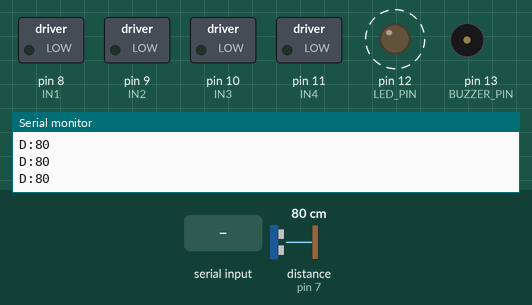
Recording of a program running on a simulated Arduino Uno, built with avr-gcc and run on an emulated ATmega328P. On the bench: switched loads named in the program (green lamp = pin HIGH), output pins drawn as LEDs (lit = HIGH), buzzer (waves = sounding, pin HIGH), the last lines printed to the serial monitor. Wiring (inferred from the names in the program): ultrasonic range finder: trigger pin 6; echo pin 7. Dashed ring = blinking. The inputs (shaded band) are chosen by the test bench; at power-on: distance to the obstacle (sensor on pin 7) 80 cm. The echo pulse lasts 58.3 µs per cm; pins used as bus, display or sensor lines are not drawn.

Above: at 1.2 s.
1.3 s: "R:90\n" received over Serial
At 1.77 s:
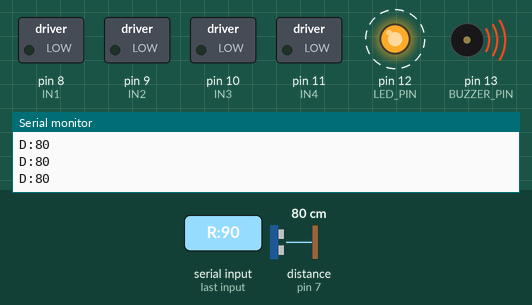
4.3 s: "L:90\n" received over Serial
At 4.76 s:
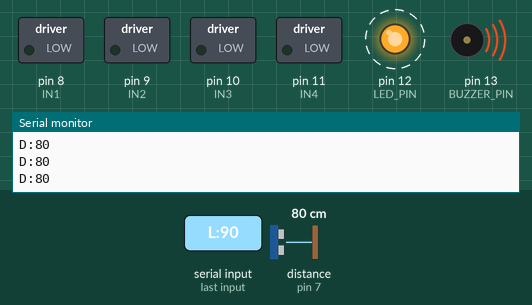
7.3 s: distance to the obstacle (sensor on pin 7) set to 2 cm
At 7.87 s:
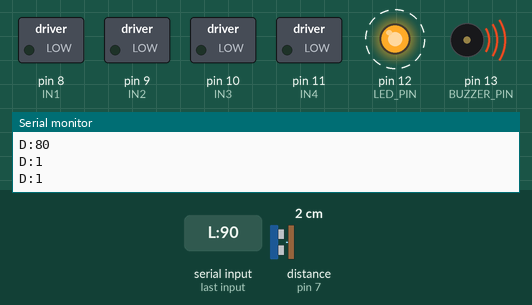
10.3 s: "R:90\n" received over Serial
At 10.71 s:
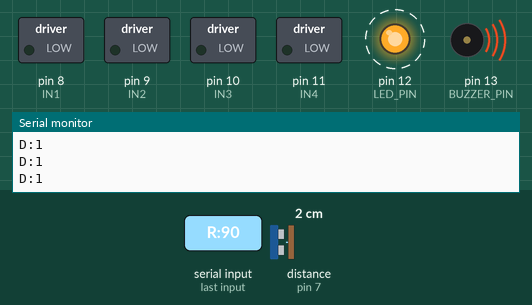
13.3 s: distance to the obstacle (sensor on pin 7) set to 60 cm
16.3 s: "L:90\n" received over Serial
At 17.3 s:
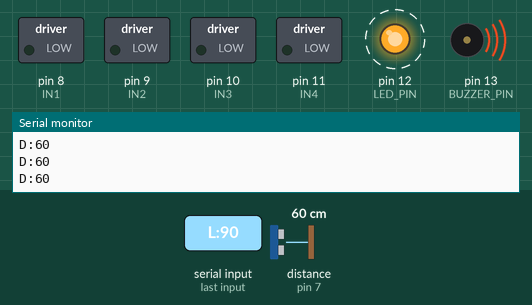
Timing chart, 0 to 20.3 s (numbered marks = the images above; inputs shaded):
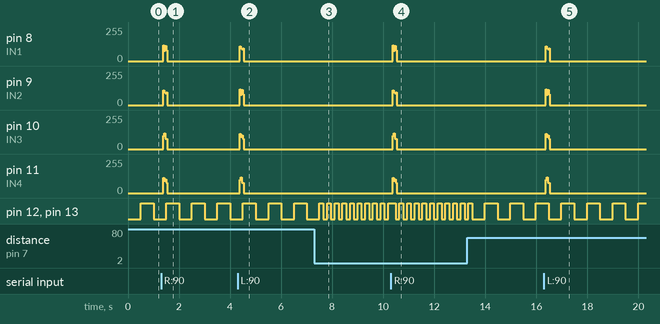

The program:

main.cpp
```cpp
// main.cpp — Drone Takip Sistemi (Non-blocking Serial + LED/Buzzer)
// Protokol:
//   PC → Arduino: "R:15\n" sağa 15 adım, "L:8\n" sola 8 adım, "S\n" dur
//   Arduino → PC: "D:XX\n" mesafe (cm)

#include <Arduino.h>

// === BYJ-48 Pinleri ===
#define IN1 8
#define IN2 9
#define IN3 10
#define IN4 11

// === HC-SR04 Pinleri ===
#define TRIG 6
#define ECHO 7

// === LED & Buzzer Pinleri ===
#define LED_PIN    12
#define BUZZER_PIN 13

// === Ayarlar ===
#define STEP_DELAY      2     // ms
#define DISTANCE_INT    250   // ms — mesafe ölçüm aralığı
#define DIST_THRESHOLD  50    // cm — hızlı/yavaş eşiği
#define BLINK_FAST      150   // ms — yakın mesafe blink aralığı
#define BLINK_SLOW      500   // ms — uzak mesafe blink aralığı

// Yarım adım dizisi
const int stepSeq[8][4] = {
  {1,0,0,0},
  {1,1,0,0},
  {0,1,0,0},
  {0,1,1,0},
  {0,0,1,0},
  {0,0,1,1},
  {0,0,0,1},
  {1,0,0,1}
};

int stepIndex = 0;

unsigned long lastDistanceTime = 0;
unsigned long lastBlinkTime    = 0;
bool          blinkState       = false;
long          lastDistance     = -1;

// Non-blocking serial buffer
String serialBuf = "";

// === Motor Fonksiyonları ===
void motorOff() {
  digitalWrite(IN1, LOW);
  digitalWrite(IN2, LOW);
  digitalWrite(IN3, LOW);
  digitalWrite(IN4, LOW);
}

void moveSteps(int count, bool right) {
  for (int i = 0; i < count; i++) {
    stepIndex = right ? (stepIndex + 1) % 8 : (stepIndex + 7) % 8;
    digitalWrite(IN1, stepSeq[stepIndex][0]);
    digitalWrite(IN2, stepSeq[stepIndex][1]);
    digitalWrite(IN3, stepSeq[stepIndex][2]);
    digitalWrite(IN4, stepSeq[stepIndex][3]);
    delay(STEP_DELAY);
  }
  motorOff();
}

// === HC-SR04 ===
long readDistance() {
  digitalWrite(TRIG, LOW);
  delayMicroseconds(4);
  digitalWrite(TRIG, HIGH);
  delayMicroseconds(10);
  digitalWrite(TRIG, LOW);
  long duration = pulseIn(ECHO, HIGH, 30000);
  if (duration == 0) return -1;
  return duration / 58;
}

// === Komut İşle ===
void processCommand(String cmd) {
  cmd.trim();
  if (cmd == "S") {
    motorOff();
  } else if (cmd.startsWith("R:")) {
    int count = cmd.substring(2).toInt();
    if (count > 0 && count <= 100) moveSteps(count, true);
  } else if (cmd.startsWith("L:")) {
    int count = cmd.substring(2).toInt();
    if (count > 0 && count <= 100) moveSteps(count, false);
  }
}

// === LED & Buzzer Güncelle (non-blocking) ===
void updateAlert(unsigned long now) {
  if (lastDistance < 0) {
    digitalWrite(LED_PIN,    LOW);
    digitalWrite(BUZZER_PIN, LOW);
    blinkState = false;
    return;
  }

  unsigned long interval = (lastDistance < DIST_THRESHOLD) ? BLINK_FAST : BLINK_SLOW;

  if (now - lastBlinkTime >= interval) {
    lastBlinkTime = now;
    blinkState    = !blinkState;
    digitalWrite(LED_PIN,    blinkState ? HIGH : LOW);
    digitalWrite(BUZZER_PIN, blinkState ? HIGH : LOW);
  }
}

// === Setup ===
void setup() {
  Serial.begin(9600);
  Serial.setTimeout(10);
  pinMode(IN1, OUTPUT);
  pinMode(IN2, OUTPUT);
  pinMode(IN3, OUTPUT);
  pinMode(IN4, OUTPUT);
  pinMode(TRIG, OUTPUT);
  pinMode(ECHO, INPUT);
  pinMode(LED_PIN,    OUTPUT);
  pinMode(BUZZER_PIN, OUTPUT);
  digitalWrite(LED_PIN,    LOW);
  digitalWrite(BUZZER_PIN, LOW);
  motorOff();
  Serial.println("READY");
}

// === Loop ===
void loop() {
  unsigned long now = millis();

  // Non-blocking serial okuma
  while (Serial.available() > 0) {
    char c = Serial.read();
    if (c == '\n') {
      if (serialBuf.length() > 0) {
        processCommand(serialBuf);
        serialBuf = "";
      }
    } else {
      serialBuf += c;
      if (serialBuf.length() > 20) serialBuf = "";
    }
  }

  // Mesafe ölçümü
  if (now - lastDistanceTime >= DISTANCE_INT) {
    lastDistanceTime = now;
    lastDistance = readDistance();
    Serial.print("D:");
    Serial.println(lastDistance);
  }

  // LED & Buzzer güncelle
  updateAlert(now);
}
```

Measured:
- after the input at 1.3 s, pin 10 (IN3): 0/255 → 78/255 after 0.07 s, → 0/255 0.16 s later
- after the input at 4.3 s, pin 11 (IN4): 0/255 → 78/255 after 0.07 s, → 0/255 0.16 s later
- after the input at 7.3 s, pin 12 (LED_PIN), pin 13 (BUZZER_PIN): alternates HIGH for 0.15 s and LOW for 0.15 s, starting after 0.35 s
- after the input at 10.3 s, pin 10 (IN3): 0/255 → 78/255 after 0.07 s, → 0/255 0.16 s later
- after the input at 16.3 s, pin 11 (IN4): 0/255 → 78/255 after 0.07 s, → 0/255 0.16 s later
- by itself, pin 12 (LED_PIN), pin 13 (BUZZER_PIN): alternates HIGH for 0.50 s and LOW for 0.50 s
